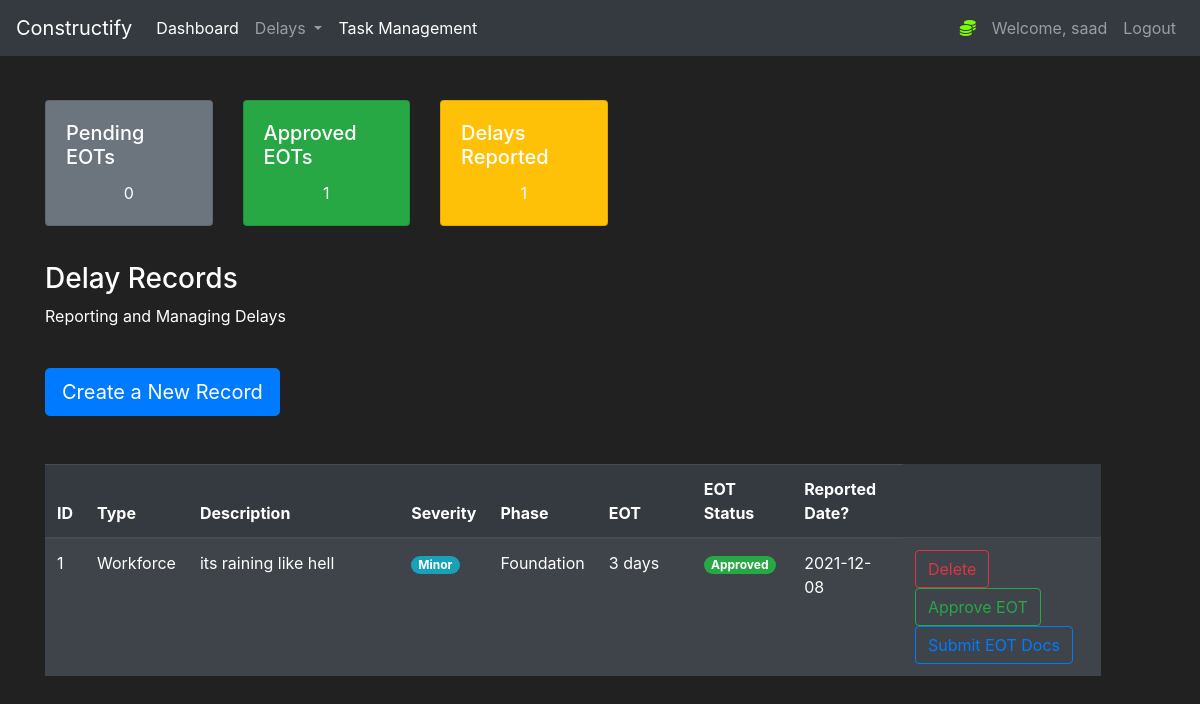
The app's page /delays (signed in), older data.
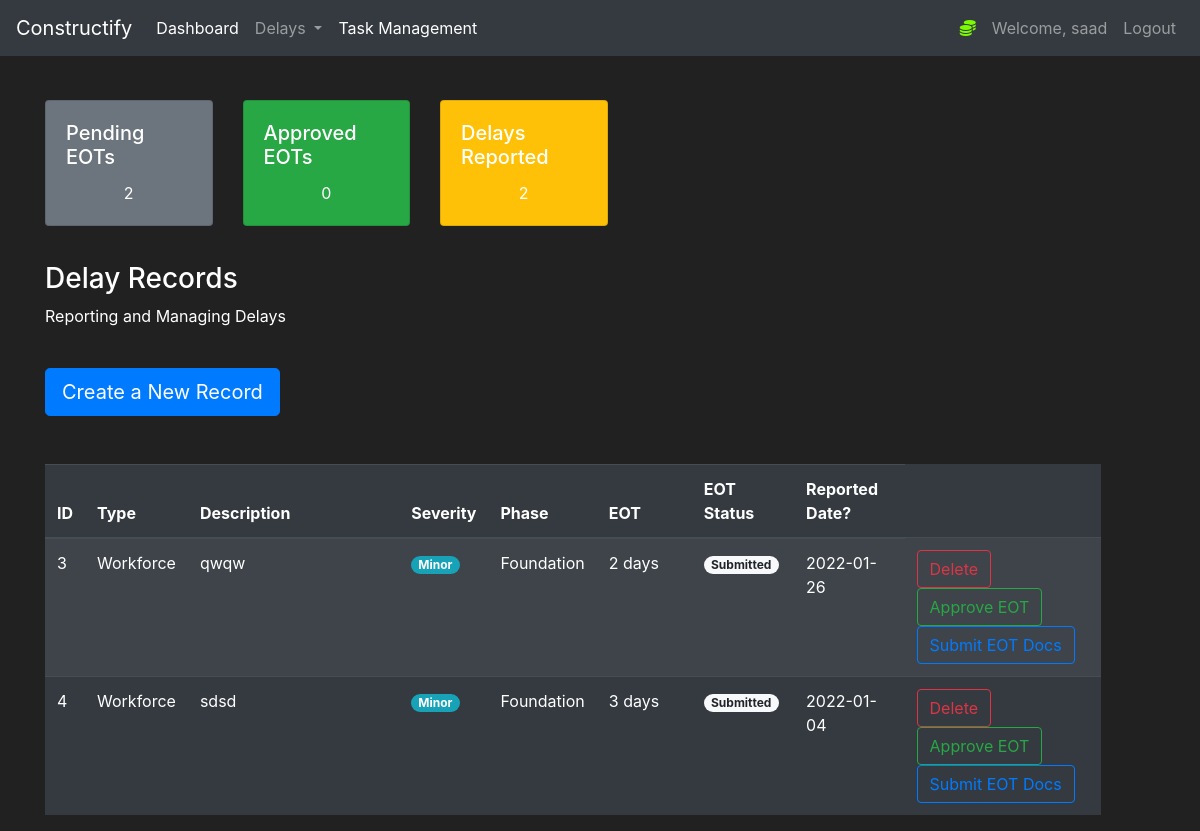
The same page, newer data.
### construct/models.py (models this page shows, shortened)
class User(db.Model, UserMixin):
    id = db.Column(db.Integer(), nullable=False, primary_key=True)
    username = db.Column(db.String(length=30), nullable=False, unique=True)
    email_address = db.Column(db.String(length=50),
                              nullable=False, unique=True)
    password_hash = db.Column(db.String(length=50),
                              nullable=False, unique=True)
    @property
    def password(self):
        return self.password

class Delay(db.Model):
    id = db.Column(db.Integer(), nullable=False, primary_key=True)
    type = db.Column(db.String(length=30), nullable=False)
    description = db.Column(db.String(length=30), nullable=False)
    severity = db.Column(db.String(length=30), nullable=False)
    phase = db.Column(db.String(length=30), nullable=False)
    delayed_days = db.Column(db.Integer(), nullable=True)
    date = db.Column(db.String(length=30), nullable=False)
    status = db.Column(db.String(length=30), nullable=True, default="Submitted")

### construct/routes.py (the view, shortened to what this page needs)
@app.route("/delays", methods=['GET', 'POST'])
@login_required
def delaypage():
    pending_delays= Delay.query.filter(Delay.status == "Submitted").count()
    approved_delays= Delay.query.filter(Delay.status == "Approved").count()
    delay_count = pending_delays+approved_delays
    delayForm = DelayForm()
    delays = Delay.query.all()
    gannt_data = delays
    if request.method == "GET":
        return render_template('delays.html', delays=delays, delayForm=delayForm, pending_delays=pending_delays, approved_delays=approved_delays, delay_count=delay_count, gannt_data=gannt_data)

### construct/models.py (called while the page is built)
@login_manager.user_loader
def load_user(user_id):
    return User.query.get(int(user_id))

### construct/templates/delays.html (shortened to what this page needs)
{% extends 'base.html' %}
{% block content%}
<div class="row" style="margin-top:20px;margin-left:30px">
    <div class="col-2">
        <div class="card text-white bg-secondary mb-3" style="max-width: 18rem;">
            <div class="card-body">
                <h5 class="card-title">Pending EOTs</h5>
                <p class="card-text" style="text-align:center;">{{pending_delays}}</p>
            </div>
        </div>
    </div>
    <div class="col-2">
        <div class="card text-white bg-success mb-3" style="max-width: 18rem;">
            <div class="card-body">
                <h5 class="card-title">Approved EOTs</h5>
                <p class="card-text" style="text-align:center;">{{approved_delays}}</p>
            </div>
        </div>
    </div>
    <div class="col-2">
        <div class="card text-white bg-warning  mb-3" style="max-width: 18rem;">
            <div class="card-body">
                <h5 class="card-title">Delays Reported</h5>
                <p class="card-text" style="text-align:center;">{{delay_count}}</p>
            </div>
        </div>
    </div>
</div>
<div class="row" style="margin-top:20px;margin-left:30px">
    <div class="col-11">
        <h3>Delay Records</h3>
        <p>Reporting and Managing Delays</p>
        <br>
        <button type="button" class="btn btn-primary btn-lg" data-toggle="modal" data-target="#exampleModal"
            data-whatever="@mdo">Create a New Record</button>
        <br><br><br>
        <table class="table table-striped table-dark">
            <thead>
                <tr>
                    <th scope="col">ID</th>
                    <th scope="col">Type</th>
                    <th scope="col">Description</th>
                    <th scope="col">Severity</th>
                    <th scope="col">Phase</th>
                    <th scope="col">EOT</th>
                    <th scope="col">EOT Status</th>
                    <th scope="col">Reported Date?</th>
                </tr>
            </thead>
            <tbody>
                {% for delay in delays %}
                <tr>
                    <td>{{delay.id}}</td>
                    <td>{{delay.type}}</td>
                    <td width="20%">{{delay.description}}</td>
                    {% if 'Minor' in delay.severity %}
                    <td><span class="badge badge-pill badge-info">{{delay.severity}}</span></td>
                    {% endif %}
                    <td>{{delay.phase}}</td>
                    <td width="9%">{{delay.delayed_days}} days</td>
                    {% if 'Approved' in delay.status %}
                    <td><span class="badge badge-pill badge-success">{{delay.status}}</span></td>
                    {% endif %}
                    {% if 'Submitted' in delay.status %}
                    <td><span class="badge badge-pill badge-light">{{delay.status}}</span></td>
                    {% endif %}
                    <td>{{delay.date}}</td>
                    <td>
                        <a class="btn btn-outline-danger" href="{{url_for('delete',id=delay.id)}}" role="button">Delete</a>
                            <a class="btn btn-outline-success" href="{{url_for('approveEOT', id=delay.id)}}" role="button">Approve EOT</a>
                        <a href="https://drive.google.com/drive/folders/18PSp9SP4vlClrRaxsXw4nqbLmEu5UW7g?usp=sharing"
                            target="_blank" class="btn btn-outline-primary" role="button" aria-pressed="true">Submit EOT Docs</a>
                    </td>
                </tr>
                {% endfor %}
            </tbody>
        </table>
    </div>
</div>
</div>
{% endblock %}

### construct/templates/base.html (shortened to what this page needs)
<!doctype html>
<html lang="en">
<head>
    <link rel="stylesheet" href="https://cdn.jsdelivr.net/npm/bootstrap@4.5.3/dist/css/bootstrap.min.css"
>
</head>
<body>
    <div id="content">
        <nav class="navbar navbar-expand-md navbar-dark bg-dark">
            <a class="navbar-brand" href="#">Constructify</a>
            <div class="collapse navbar-collapse" id="navbarNav">
                <ul class="navbar-nav mr-auto">
                    <li class="nav-item active">
                        <a class="nav-link" href="{{url_for('homepage')}}">Dashboard </a>
                    </li>
                    <li class="nav-item dropdown">
                        <a class="nav-link dropdown-toggle" href="{{url_for('delaypage')}}" id="navbarDropdown"
                            role="button" data-toggle="dropdown" aria-haspopup="true" aria-expanded="false">
                            Delays
                        </a>
                    </li>
                    <li class="nav-item active">
                        <a class="nav-link" href="{{url_for('Taskpage')}}">Task Management </a>
                    </li>
                </ul>
                {% if current_user.is_authenticated %}
                <ul class="navbar-nav">
                    <li class="nav-item">
                    <li class="nav-item">
                        <a class="nav-link" style="color: lawngreen; font-weight:bold">
                            <i class="fas fa-coins"></i>
                        </a>
                    </li>
                    <a class="nav-link">Welcome, {{ current_user.username }}</a>
                    </li>
                    <li class="nav-item">
                        <a class="nav-link" href="{{url_for('logout_page')}}">Logout</a>
                    </li>
                    {% endif %}
            </div>
        </nav>
        <br>
        {% block content%}
        {% endblock %}
</body>
</html>

### construct/templates/base.html (style rules this page uses)
body { background-color: #212121; color: white }

Row changes from the older to the newer data that the page shows:
removed Delay: id "1", type "Workforce", description "its raining like hell", severity "Minor", phase "Foundation", delayed_days "3", status "Approved", date "2021-12-08"
added Delay: id "3", type "Workforce", description "qwqw", severity "Minor", phase "Foundation", delayed_days "2", status "Submitted", date "2022-01-26"
added Delay: id "4", type "Workforce", description "sdsd", severity "Minor", phase "Foundation", delayed_days "3", status "Submitted", date "2022-01-04"
Text that changed along with them:
{{ pending_delays }}: "0" → "2"
{{ approved_delays }}: "1" → "0"
{{ delay_count }}: "1" → "2"
